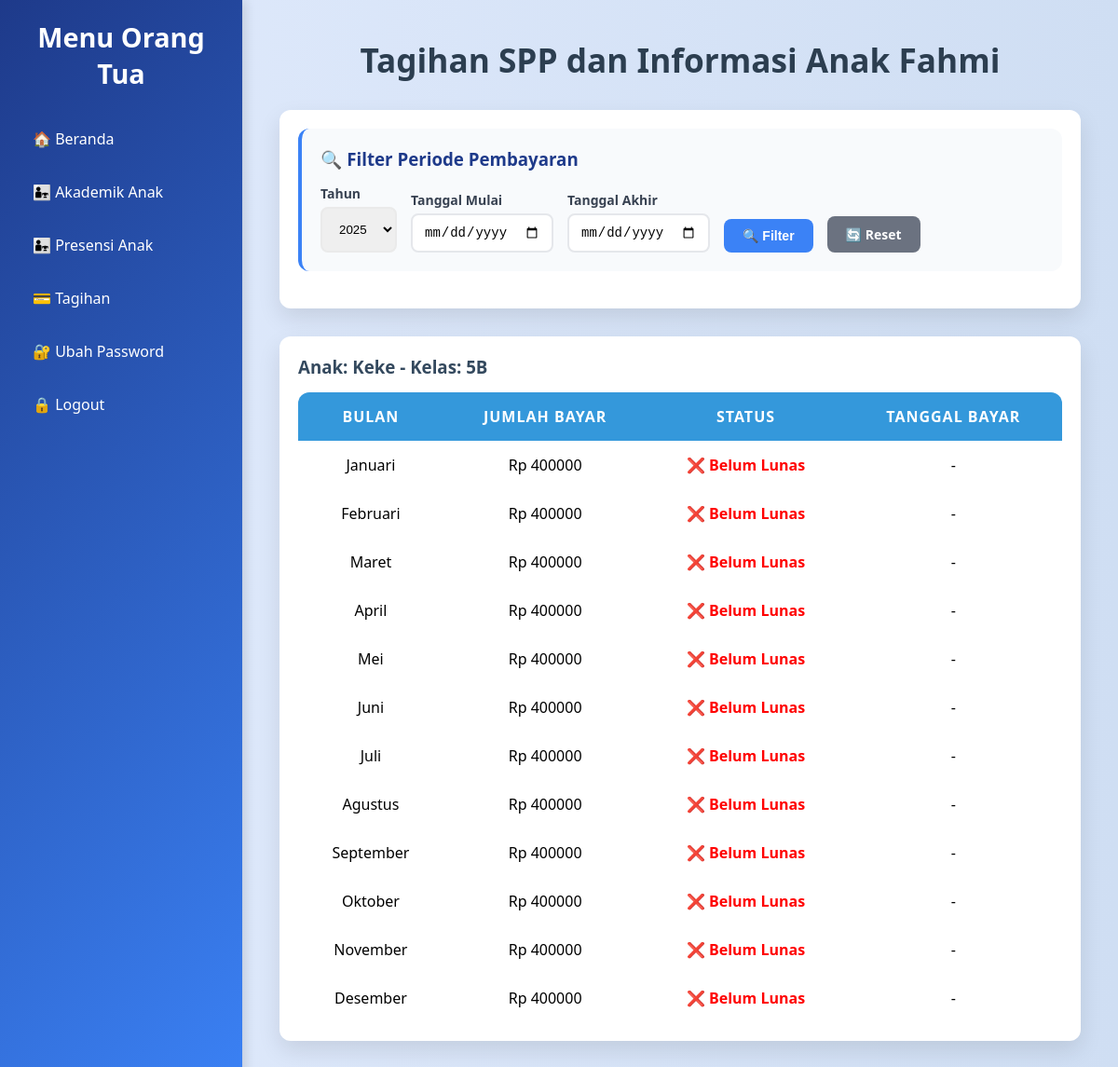
The page /keuangan/tagihan/orangtua/ (signed in) on the database its author committed.
### rumahbelajar/models.py (models this page shows, shortened)
class Siswa(models.Model):
    user = models.OneToOneField(User, on_delete=models.CASCADE, related_name='rumahbelajar_siswa')
    nama = models.CharField(max_length=100)
    tanggal_lahir = models.DateField()
    jenis_kelamin = models.CharField(max_length=10)
    orang_tua = models.ForeignKey(OrangTua, on_delete=models.CASCADE)
    kelas = models.ForeignKey(Kelas, on_delete=models.SET_NULL, null=True, related_name='siswa')

class Kelas(models.Model):
    nama = models.CharField(max_length=100)

### keuangan/models.py (models this page shows, shortened)
class PembayaranSPP(models.Model):
    BULAN_CHOICES = [
    ('01', 'Januari'),
    ('02', 'Februari'),
    ('03', 'Maret'),
    ('04', 'April'),
    ('05', 'Mei'),
    ('06', 'Juni'),
    ('07', 'Juli'),
    ('08', 'Agustus'),
    ('09', 'September'),
    ('10', 'Oktober'),
    ('11', 'November'),
    ('12', 'Desember'),
]
    STATUS_CHOICES = [
    ('belum lunas', 'Belum Lunas'),
    ('lunas', 'Lunas'),
]
    tagihan = models.ForeignKey('keuangan.Tagihan', on_delete=models.CASCADE, null=True, blank=True)
    siswa = models.ForeignKey(Siswa, on_delete=models.CASCADE)
    bulan = models.CharField(max_length=2, choices=BULAN_CHOICES)
    jumlah_bayar = models.DecimalField(max_digits=10, decimal_places=2)
    status_bayar = models.CharField(max_length=20, choices=STATUS_CHOICES, default='belum lunas')
    tanggal_bayar = models.DateField(null=True, blank=True)
    bukti_pembayaran = models.ImageField(upload_to='bukti_pembayaran/', blank=True, null=True)

### keuangan/views.py (the view)
# urls.py: path('tagihan/orangtua/', views.tagihan_spp_orangtua, name='tagihan_spp_orangtua'),
@login_required
def tagihan_spp_orangtua(request):
    try:
        orangtua = OrangTua.objects.get(user=request.user)
    except OrangTua.DoesNotExist:
        return render(request, 'keuangan/orangtua/tagihan_orangtua.html', {'siswa_data': []})
    siswa_list = Siswa.objects.filter(orang_tua=orangtua).select_related('kelas')
    start_date = request.GET.get('start_date')
    end_date = request.GET.get('end_date')
    selected_year = request.GET.get('year')
    year_range = get_year_range_for_model(PembayaranSPP, 'tanggal_bayar')
    siswa_data = []
    for siswa in siswa_list:
        siswa_data.append({
            'siswa': siswa,
            'kelas': siswa.kelas,
        })
    pembayaran_list = []
    for siswa in siswa_list:
        for bulan_kode, bulan_nama in PembayaranSPP.BULAN_CHOICES:
            pembayaran = PembayaranSPP.objects.filter(siswa=siswa, bulan=bulan_kode)
            if selected_year:
                pembayaran = pembayaran.filter(tanggal_bayar__year=selected_year)
            if start_date:
                pembayaran = pembayaran.filter(tanggal_bayar__gte=start_date)
            if end_date:
                pembayaran = pembayaran.filter(tanggal_bayar__lte=end_date)
            pembayaran = pembayaran.first()
            pembayaran_list.append({
                'siswa': siswa,
                'bulan_kode': bulan_kode,
                'bulan_nama': bulan_nama,
                'jumlah_bayar': pembayaran.jumlah_bayar if pembayaran else 0,
                'status_bayar': pembayaran.status_bayar if pembayaran else 'belum lunas',
                'tanggal_bayar': pembayaran.tanggal_bayar if pembayaran else None,
                'bukti_pembayaran': pembayaran.bukti_pembayaran if pembayaran else None,
            })
    return render(request, 'keuangan/orangtua/tagihan_orangtua.html', {
        'siswa_data': siswa_data,
        'pembayaran_list': pembayaran_list,
        'start_date': start_date,
        'end_date': end_date,
        'selected_year': selected_year,
        'year_range': year_range,
    })

### keuangan/views.py (called while the page is built)
def get_year_range_for_model(model, date_field):
    try:
        earliest = model.objects.aggregate(Min(date_field))[f'{date_field}__min']
        latest = model.objects.aggregate(Max(date_field))[f'{date_field}__max']
        if earliest and latest:
            start_year = earliest.year
            end_year = latest.year + 2  # Add 2 years to the latest year
        else:
            current_year = datetime.now().year
            start_year = current_year
            end_year = current_year + 2
        return list(range(start_year, end_year + 1))
    except Exception as e:
        current_year = datetime.now().year
        return list(range(current_year, current_year + 3))

### keuangan/templates/keuangan/orangtua/tagihan_orangtua.html (shortened to what this page needs)
{% load static %}
<!DOCTYPE html>
<html lang="id">
<head>
</head>
<body>
<div class="sidebar" id="sidebar">
    <div class="sidebar-header">Menu Orang Tua</div>
   <ul class="sidebar-menu">
        <li><a href="{% url 'rumahbelajar:dashboard_OrangTua' %}">🏠 Beranda</a></li>
        <li><a href="{% url 'rumahbelajar:akademik_anak' %}">👨‍👧 Akademik Anak</a></li>
        <li><a href="{% url 'rumahbelajar:pilih_anak' %}">👨‍👧 Presensi Anak</a></li>
        <li><a href="{% url 'keuangan:tagihan_spp_orangtua' %}"><span>💳</span> Tagihan</a></li>
        <li><a href="#" onclick="openChangePasswordModal()">🔐 Ubah Password</a></li>
        <li><a href="{% url 'rumahbelajar:login' %}"><span>🔒</span> Logout</a></li>
    </ul>
</div>
<div class="main-content">
    <h2>Tagihan SPP dan Informasi Anak {{ request.user.username }}</h2>
    <div class="card">
        <div class="filter-section">
            <h3 style="margin-bottom: 15px; color: #1e3a8a;">🔍 Filter Periode Pembayaran</h3>
            <form method="get" class="filter-form">
                <div class="form-group">
                    <label for="year">Tahun</label>
                    <select id="year" name="year" class="form-control" style="padding: 14px;border-radius: 8px; border: #eaeaea 2px solid;">
                        {% for year in year_range %}
                            <option value="{{ year }}" {% if year|stringformat:"s" == selected_year %}selected{% endif %}>
                                {{ year }}
                            </option>
                        {% endfor %}
                    </select>
                </div>
                <div class="form-group">
                    <label for="start_date">Tanggal Mulai</label>
                    <input type="date" id="start_date" name="start_date" value="{{ start_date|default:'' }}">
                </div>
                <div class="form-group">
                    <label for="end_date">Tanggal Akhir</label>
                    <input type="date" id="end_date" name="end_date" value="{{ end_date|default:'' }}">
                </div>
                <div class="form-group">
                    <button type="submit" class="btn btn-primary">🔍 Filter</button>
                </div>
                <div class="form-group">
                    <a href="{% url 'keuangan:tagihan_spp_orangtua' %}" class="btn btn-secondary">🔄 Reset</a>
                </div>
            </form>
        </div>
    </div>
    {% for siswa_data in siswa_data %}
    <div class="card">
        <h3>Anak: {{ siswa_data.siswa.nama }} - Kelas: {{ siswa_data.kelas.nama }}</h3>
        <table>
            <thead>
                <tr>
                    <th>Bulan</th>
                    <th>Jumlah Bayar</th>
                    <th>Status</th>
                    <th>Tanggal Bayar</th>
                </tr>
            </thead>
            <tbody>
                {% for pembayaran in pembayaran_list %}
                    {% if pembayaran.siswa.id == siswa_data.siswa.id %}
                    <tr>
                        <td data-label="Bulan">{{ pembayaran.bulan_nama }}</td>
                        <td data-label="Jumlah Bayar">Rp {{ pembayaran.jumlah_bayar|floatformat:0 }}</td>
                        <td data-label="Status">
                            {% if pembayaran.status_bayar == 'lunas' %}
                                <span style="color: green; font-weight: bold;">✅ Lunas</span>
                            {% else %}
                                <span style="color: red; font-weight: bold;">❌ Belum Lunas</span>
                            {% endif %}
                        </td>
                        <td data-label="Tanggal Bayar">
                            {% if pembayaran.tanggal_bayar %}
                                {{ pembayaran.tanggal_bayar|date:"d M Y" }}
                            {% else %}
                                -
                            {% endif %}
                        </td>
                    </tr>
                    {% endif %}
                {% endfor %}
            </tbody>
        </table>
    </div>
    {% endfor %}
</div>
</body>
</html>

### keuangan/templates/keuangan/orangtua/tagihan_orangtua.html (style rules this page uses)
* { margin: 0; padding: 0; box-sizing: border-box; }
body { font-family: 'Segoe UI', Tahoma, Geneva, Verdana, sans-serif; display: flex; background: linear-gradient(to right, #e0eafc, #cfdef3); height: 100vh; overflow-x: hidden; }
.sidebar { width: 260px; background: linear-gradient(135deg, #1e3a8a, #3b82f6); color: white; padding: 20px; position: fixed; height: 100%; box-shadow: 2px 0 12px rgba(0, 0, 0, 0.15); z-index: 100; transition: all 0.4s ease-in-out; }
.sidebar-header { text-align: center; font-size: 1.8rem; font-weight: bold; margin-bottom: 30px; }
.sidebar-menu { list-style: none; }
.sidebar-menu li { margin: 15px 0; }
.sidebar-menu li a { text-decoration: none; color: white; padding: 10px 15px; display: block; border-radius: 10px; font-weight: 500; transition: all 0.3s ease-in-out; }
.main-content { margin-left: 260px; padding: 40px; flex-grow: 1; overflow-y: auto; width: 100%; transition: margin-left 0.4s ease-in-out; }
h2 { text-align: center; color: #2c3e50; font-size: 2.2em; margin-bottom: 30px; animation: slideDown 1s ease-out; }
.card { background-color: #ffffff; border-radius: 12px; box-shadow: 0 10px 25px rgba(0, 0, 0, 0.1); padding: 20px; margin-bottom: 30px; animation: fadeInUp 0.8s ease-out; }
.card h3 { margin-top: 0; color: #34495e; }
.filter-section { background: #f8fafc; border-radius: 12px; padding: 20px; margin-bottom: 20px; border-left: 4px solid #3b82f6; }
.filter-form { display: flex; gap: 15px; align-items: end; flex-wrap: wrap; }
.form-group { display: flex; flex-direction: column; gap: 5px; }
.form-group label { font-weight: 600; color: #374151; font-size: 14px; }
.form-group input { padding: 10px 12px; border: 2px solid #e5e7eb; border-radius: 8px; font-size: 14px; transition: border-color 0.3s ease; }
.btn { padding: 10px 20px; border: none; border-radius: 8px; cursor: pointer; font-size: 14px; font-weight: 600; transition: all 0.3s ease; text-decoration: none; display: inline-block; }
.btn-primary { background: #3b82f6; color: white; }
.btn-secondary { background: #6b7280; color: white; }
table { width: 100%; border-collapse: collapse; margin-top: 15px; border-radius: 12px; overflow: hidden; }
th, td { padding: 15px 20px; text-align: center; font-size: 1em; }
thead { background-color: #3498db; color: white; text-transform: uppercase; letter-spacing: 1px; }

### rows shown on the page
Siswa: siswa.nama "Keke", kelas.nama "5B", bulan_nama "Januari", jumlah_bayar "400000", bulan_nama "Februari", bulan_nama "Maret", bulan_nama "April", bulan_nama "Mei", bulan_nama "Juni", bulan_nama "Juli", bulan_nama "Agustus", bulan_nama "September", bulan_nama "Oktober", bulan_nama "November", bulan_nama "Desember"

### other values the page prints
{{ request.user.username }} "Fahmi"
form field year "2025"
